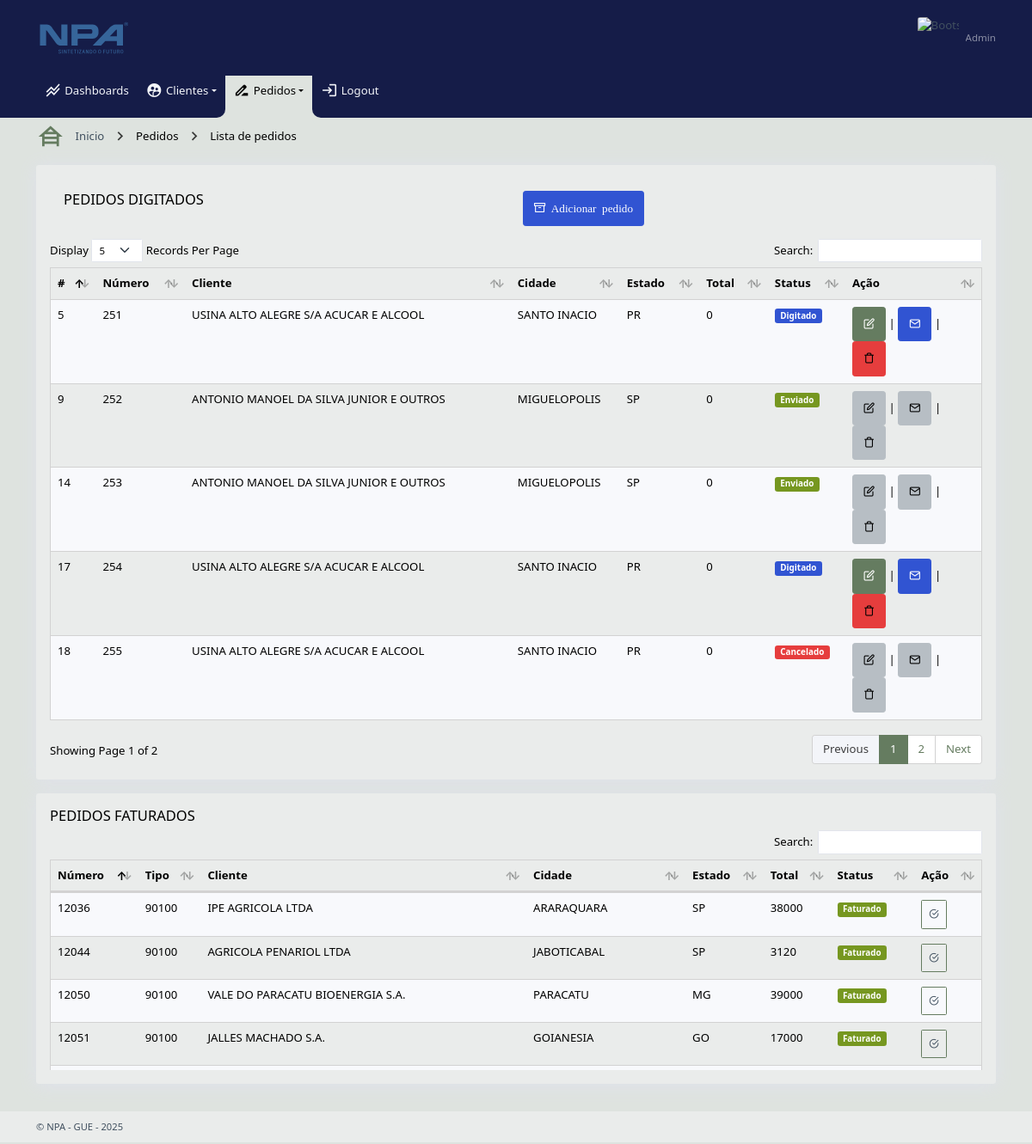
/lista_pedidos.php, run on the app's committed database.
### tables this page shows
CREATE TABLE `pedsite` (
  `id` int(11) NOT NULL,
  `NumeroPedido` int(10) NOT NULL,
  `nomcli` varchar(200) NOT NULL,
  `datemi` varchar(10) NOT NULL,
  `SitPed` int(1) NOT NULL COMMENT '1(digitado),2(enviado),3(cancelado)',
  `datcriacao` timestamp NOT NULL DEFAULT current_timestamp() ON UPDATE current_timestamp()
);

CREATE TABLE `e085cli` (
  `id` int(11) NOT NULL,
  `CodCli` int(10) DEFAULT NULL,
  `NomCli` varchar(200) NOT NULL,
  `TipCli` varchar(1) NOT NULL,
  `CgcCpf` varchar(20) NOT NULL,
  `EndCli` varchar(200) NOT NULL,
  `CepCli` varchar(10) NOT NULL,
  `BaiCli` varchar(20) NOT NULL,
  `CidCli` varchar(100) NOT NULL,
  `SigUfs` varchar(2) NOT NULL,
  `CodRep` int(8) NOT NULL
);

CREATE TABLE `e120ped` (
  `NumPed` int(8) NOT NULL,
  `TnsPro` varchar(5) NOT NULL,
  `DatEmi` varchar(10) NOT NULL,
  `DatPrv` varchar(10) NOT NULL,
  `CodCli` int(10) NOT NULL,
  `CodRep` int(8) NOT NULL,
  `CodTra` int(8) NOT NULL,
  `NomTra` varchar(50) NOT NULL,
  `CifFob` varchar(1) NOT NULL,
  `TotPed` float NOT NULL,
  `SitPed` int(1) NOT NULL,
  `ObsPed` text NOT NULL
);

### lista_pedidos.php (the view, shortened to what this page needs)
<!DOCTYPE html>
<html lang="pt-br">
  <head>
    <link rel="stylesheet" href="assets/fonts/icomoon/style.css" />
    <link rel="stylesheet" href="assets/css/main.min.css" />
    <link rel="stylesheet" href="assets/vendor/overlay-scroll/OverlayScrollbars.min.css" />
    <link rel="stylesheet" href="assets/vendor/datatables/dataTables.bs5.css" />
    <link rel="stylesheet" href="assets/vendor/datatables/dataTables.bs5-custom.css" />
    <link rel="stylesheet" href="assets/vendor/datatables/buttons/dataTables.bs5-custom.css" />
  </head>
  <body>
    <div class="page-wrapper">
      <div class="app-container">
        <?php include "../pedidos/include/app_header.php"; ?>
        <nav class="navbar navbar-expand-lg">
          <div class="container">
            <div class="offcanvas offcanvas-end" id="MobileMenu">
              <ul class="navbar-nav me-auto mb-2 mb-lg-0">
                <li class="nav-item">
                  <a class="nav-link" href="inicial.php" ><i class="icon-stacked_line_chart"></i> Dashboards</a>
                </li>
                <li class="nav-item dropdown">
                  <a class="nav-link dropdown-toggle" href="#" role="button" data-bs-toggle="dropdown"
                    aria-expanded="false">
                  <i class="icon-supervised_user_circle"></i> Clientes
                  </a>
                </li>
                <li class="nav-item dropdown active-link">
                  <a class="nav-link dropdown-toggle" href="#" role="button" data-bs-toggle="dropdown"
                    aria-expanded="false">
                    <i class="icon-drive_file_rename_outline"></i>Pedidos
                  </a>
                </li>
                <li class="nav-item ">
                  <a class="nav-link" href="index.php"><i class="icon-login"></i>Logout</a>
                </li>
              </ul>
            </div>
          </div>
        </nav>
        <div class="app-body">
          <div class="container">
            <div class="row gx-3">
              <div class="col-12 col-xl-6">
                <ol class="breadcrumb mb-3">
                  <li class="breadcrumb-item">
                    <i class="icon-house_siding lh-1"></i>
                    <a href="index.html" class="text-decoration-none">Inicio</a>
                  </li>
                  <li class="breadcrumb-item">Pedidos</li>
                  <li class="breadcrumb-item">Lista de pedidos</li>
                </ol>
              </div>
            </div>
            <div class="row gx-3">
              <div class="col-12">
                <div class="card mb-3">
                  <div class="card-body">
                    <div class="card-header">
                      <div class="row gx-3">
                        <div class="col-6">
                            <div class="mb-2 d-flex justify-content-between">
                              <h5 class="card-title">PEDIDOS DIGITADOS</h5>
                            </div>
                        </div>
                        <div class="col-6">
                            <button type="button" class="btn btn-info">
                            <a class="dropdown-item" href="pedido.php">
                            <i class="icon-archive">  Adicionar pedido</i></a></button>
                        </div>
                      </div>
                    </div>
                    <div class="table-responsive">
                      <table id="basicExample" class="table table-striped">
                        <thead>
                          <tr>
                          <th>#</th>
                          <th>Número</th>
                          <th>Cliente</th>
                          <th>Cidade</th>
                          <th>Estado</th>
                          <th>Total</th>
                          <th>Status</th>
                          <th style="width:120px;">Ação</th>
                          </tr>
                        </thead>
                        <tbody>
                          <?php
                            $cmd = "SELECT * FROM `pedsite` WHERE 1";
                            $rs=mysqli_query($conecta,$cmd);
                            while($row=mysqli_fetch_array($rs,MYSQLI_ASSOC)){
                            echo "<tr><td>".$row['id']."</td>";
                            echo "<td>".$row['NumeroPedido']."</td>";
                            $codcli=$row['nomcli'];
                              $cmd1 = "SELECT * FROM `e085cli` WHERE `CgcCpf` = '$codcli'";
                              $rs1=mysqli_query($conecta,$cmd1);
                              $row1=mysqli_fetch_array($rs1,MYSQLI_ASSOC);
                              $nomcli=$row1['NomCli'];
                              $cidcli=$row1['CidCli'];
                              $sigufs=$row1['SigUfs'];
                            echo "<td style=\"width: 35%\">".$nomcli."</td>";
                            echo "<td>".$cidcli."</td>";
                            echo "<td>".$sigufs."</td>";
                            echo "<td>0</td>";
                            echo "<td>";
                              if ($row['SitPed'] == 1){
                                echo "<span class='badge bg-info'>Digitado</span>";
                              } else if ($row['SitPed'] == 2){
                                echo "<span class='badge bg-success'>Enviado</span>";
                              } else if ($row['SitPed'] == 3){
                                echo "<span class='badge bg-danger'>Cancelado</span>";
                              }
                            echo "</td>";
                            echo "<td>";
                            if ($row['SitPed'] == 1){
                              echo "<a href='#' onclick='window.open('cancelarpedido.php?numped=".$row['NumeroPedido']."', 'Titulo da Janela', 'STATUS=NO, TOOLBAR=NO, LOCATION=YES, DIRECTORIES=NO, RESISABLE=NO, SCROLLBARS=YES, TOP=100, LEFT=400, WIDTH=1400, HEIGHT=618')' class='btn btn-primary'><i class='icon-edit'></i></a>";
                              echo'    |    ';
                              echo "<a href='#' onclick='window.open('cancelarpedido.php?numped=".$row['NumeroPedido']."', 'Titulo da Janela', 'STATUS=NO, TOOLBAR=NO, LOCATION=YES, DIRECTORIES=NO, RESISABLE=NO, SCROLLBARS=YES, TOP=100, LEFT=400, WIDTH=1400, HEIGHT=618')' class='btn btn-info'><i class='icon-mail'></i></a>";
                              echo'    |    ';
                              echo "<a href='#' onclick='cancelar(value=3,id=".$row['id'].")' class='btn btn-danger'><i class='icon-trash'></i></a>";
                            } else if ($row['SitPed'] == 2){
                              echo "<a href='#' class='btn btn-dark'><i class='icon-edit'></i></a>";
                            echo'    |    ';
                            echo "<a href='#' class='btn btn-dark'><i class='icon-mail'></i></a>";
                            echo'    |    ';
                            echo "<a href='#' class='btn btn-dark'><i class='icon-trash'></i></a>";
                            } else if ($row['SitPed'] == 3){
                              echo "<a href='#' class='btn btn-dark'><i class='icon-edit'></i></a>";
                            echo'    |    ';
                            echo "<a href='#' class='btn btn-dark'><i class='icon-mail'></i></a>";
                            echo'    |    ';
                            echo "<a href='#' class='btn btn-dark'><i class='icon-trash'></i></a>";
                            }
                            echo"</td></tr>";
                            }
                          ?>
                        </tbody>
                      </table>
                    </div>
                  </div>
                </div>
              </div>
            </div>
            <div class="row gx-3">
              <div class="col-12">
                <div class="card mb-3">
                  <div class="card-body">
                    <div class="mb-2 d-flex justify-content-between">
                      <h5 class="card-title">PEDIDOS FATURADOS</h5>
                    </div>
                    <div class="table-responsive">
                      <table id="scrollVertical" class="table table-striped">
                        <thead>
                          <tr>
                          <th>Número</th>
                          <th>Tipo</th>
                          <th>Cliente</th>
                          <th>Cidade</th>
                          <th>Estado</th>
                          <th>Total</th>
                          <th>Status</th>
                          <th>Ação</th>
                          </tr>
                        </thead>
                        <tbody>
                          <?php
                            $cmd = "SELECT * FROM `e120ped` WHERE 1";
                            $rs=mysqli_query($conecta,$cmd);
                            while($row=mysqli_fetch_array($rs,MYSQLI_ASSOC)){
                            echo "<tr><td>".$row['NumPed']."</td>";
                            echo "<td>".$row['TnsPro']."</td>";
                            $codcli=$row['CodCli'];
                              $cmd1 = "SELECT * FROM `e085cli` WHERE `CodCli` = '$codcli'";
                              $rs1=mysqli_query($conecta,$cmd1);
                              $row1=mysqli_fetch_array($rs1,MYSQLI_ASSOC);
                              $nomcli=$row1['NomCli'];
                              $cidcli=$row1['CidCli'];
                              $sigufs=$row1['SigUfs'];
                            echo "<td style=\"width: 35%\">".$nomcli."</td>";
                            echo "<td>".$cidcli."</td>";
                            echo "<td>".$sigufs."</td>";
                            echo "<td>".$row['TotPed']."</td>";
                            echo "<td>";
                              if ($row['SitPed'] == 1){
                                echo "<span class='badge bg-info'>Aberto total</span>";
                              } else if ($row['SitPed'] == 2){
                                echo "<span class='badge bg-warning'>Aberto parcial</span>";
                              } else if ($row['SitPed'] == 4){
                                echo "<span class='badge bg-success'>Faturado</span>";
                              } else if ($row['SitPed'] == 5){
                                echo "<span class='badge bg-danger'>Cancelado</span>";
                              } else {
                                echo "<span class='badge bg-secundary'>Aberto total</span>";
                              }
                            echo "</td>";
                            echo "<td>";
                              echo "<button class='btn btn-outline-primary btn-sm' data-bs-toggle='tooltip'";
                              echo "data-bs-placement='top' data-bs-custom-class='custom-tooltip-primary'";
                              echo "data-bs-title='Itens'>";
                              echo "<a href=\"#\" onclick=\"window.open('itens_pedidos.php?numped=".$row['NumPed']."', 'Titulo da Janela', 'STATUS=NO, TOOLBAR=NO, LOCATION=YES, DIRECTORIES=NO, RESISABLE=NO, SCROLLBARS=YES, TOP=100, LEFT=400, WIDTH=1100, HEIGHT=500')\">
                              <i class='icon-check-circle'></a>";
                              echo "</button>";
                            echo"</td></tr>";
                            }
                          ?>
                        </tbody>
                      </table>
                    </div>
                  </div>
                </div>
              </div>
            </div>
          </div>
        </div>
        <div class="app-footer">
          <div class="container">
            <span>© NPA - GUE - 2025</span>
          </div>
        </div>
      </div>
    </div>
  </body>
</html>

### data on the page
pedsite: id "5", NumeroPedido "251", e085cli.NomCli "USINA ALTO ALEGRE S/A ACUCAR E ALCOOL", e085cli.CidCli "SANTO INACIO", e085cli.SigUfs "PR", SitPed "Digitado"
pedsite: id "9", NumeroPedido "252", e085cli.NomCli "ANTONIO MANOEL DA SILVA JUNIOR E OUTROS", e085cli.CidCli "MIGUELOPOLIS", e085cli.SigUfs "SP", SitPed "Enviado"
pedsite: id "14", NumeroPedido "253", e085cli.NomCli "ANTONIO MANOEL DA SILVA JUNIOR E OUTROS", e085cli.CidCli "MIGUELOPOLIS", e085cli.SigUfs "SP", SitPed "Enviado"
pedsite: id "17", NumeroPedido "254", e085cli.NomCli "USINA ALTO ALEGRE S/A ACUCAR E ALCOOL", e085cli.CidCli "SANTO INACIO", e085cli.SigUfs "PR", SitPed "Digitado"
pedsite: id "18", NumeroPedido "255", e085cli.NomCli "USINA ALTO ALEGRE S/A ACUCAR E ALCOOL", e085cli.CidCli "SANTO INACIO", e085cli.SigUfs "PR", SitPed "Cancelado"
e120ped: NumPed "12036", TnsPro "90100", e085cli.NomCli "IPE AGRICOLA LTDA", e085cli.CidCli "ARARAQUARA", e085cli.SigUfs "SP", TotPed "38000", SitPed "Faturado"
e120ped: NumPed "12044", TnsPro "90100", e085cli.NomCli "AGRICOLA PENARIOL LTDA", e085cli.CidCli "JABOTICABAL", e085cli.SigUfs "SP", TotPed "3120", SitPed "Faturado"
e120ped: NumPed "12050", TnsPro "90100", e085cli.NomCli "VALE DO PARACATU BIOENERGIA S.A.", e085cli.CidCli "PARACATU", e085cli.SigUfs "MG", TotPed "39000", SitPed "Faturado"
e120ped: NumPed "12051", TnsPro "90100", e085cli.NomCli "JALLES MACHADO S.A.", e085cli.CidCli "GOIANESIA", e085cli.SigUfs "GO", TotPed "17000", SitPed "Faturado"
